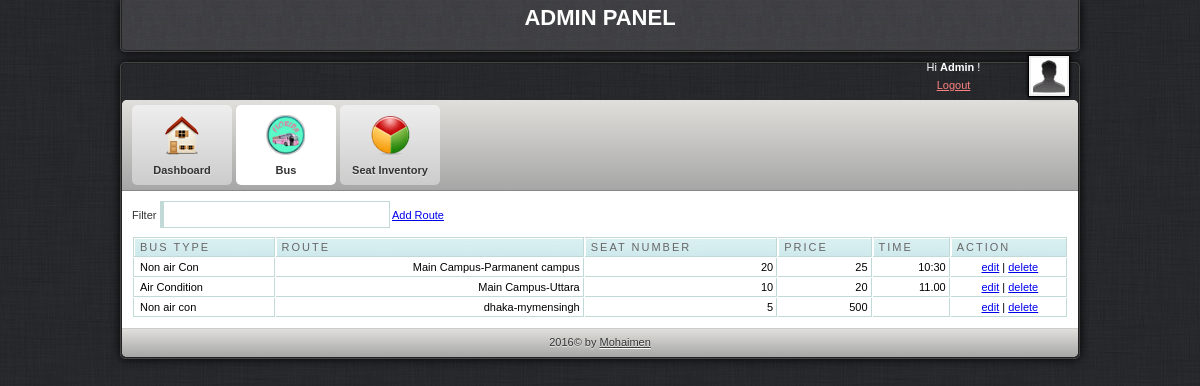
The page /admin/route.php (signed in) on the database its author committed.
### tables this page shows
CREATE TABLE IF NOT EXISTS `route` (
  `id` int(11) NOT NULL AUTO_INCREMENT,
  `route` varchar(300) NOT NULL,
  `price` varchar(30) NOT NULL,
  `numseats` int(30) NOT NULL,
  `type` varchar(300) NOT NULL,
  `time` varchar(100) NOT NULL,
  PRIMARY KEY (`id`)
);

### admin/route.php (the view, shortened to what this page needs)
<html>
<head>
<link href="css/style.css" rel="stylesheet" type="text/css" />
<link rel="stylesheet" href="febe/style.css" type="text/css" media="screen" charset="utf-8">
<link href="src/facebox.css" media="screen" rel="stylesheet" type="text/css" />
</head>
<body>
	<div id="container">
		<div id="adminbar-outer" class="radius-bottom">
			<div id="adminbar" class="radius-bottom">
				<center><h1><font color="#FFFFFF">ADMIN PANEL</font></h1></center>
				<div id="details">
					<a class="avatar" href="javascript: void(0)">
					<img width="36" height="36" alt="avatar" src="img/avatar.jpg">
					</a>
					<div class="tcenter">
					Hi
					<strong>Admin</strong>
					!
					<br>
					<a class="alightred" href="../index.php">Logout</a>
					</div>
				</div>
			</div>
		</div>
		<div id="panel-outer" class="radius" style="opacity: 1;">
			<div id="panel" class="radius">
				<ul class="radius-top clearfix" id="main-menu">
					<li>
						<a href="dashboard.php">
							<img alt="Dashboard" src="img/m-dashboard.png">
							<span>Dashboard</span>
						</a>
					</li>
					<li>
						<a class="active" href="route.php">
							<img alt="Statistics" src="img/m-custom.png">
							<span>Bus</span>
						</a>
					</li>
					<li>
						<a href="setinventory.php">
							<img alt="Statistics" src="img/m-statistics.png">
							<span>Seat Inventory</span>
						</a>
					</li>
				</ul>
				<div id="content" class="clearfix">
					<label for="filter">Filter</label> <input type="text" name="filter" value="" id="filter" />
					<a rel="facebox" href="addroute.php">Add Route</a>
					<table cellpadding="1" cellspacing="1" id="resultTable">
						<thead>
							<tr>
								<th  style="border-left: 1px solid #C1DAD7"> Bus Type </th>
								<th> Route </th>
								<th> Seat Number </th>
								<th> Price </th>
								<th> Time </th>
								<th> Action </th>
							</tr>
						</thead>
						<tbody>
						<?php
							$result = mysql_query("SELECT * FROM route");
							while($row = mysql_fetch_array($result))
								{
									echo '<tr class="record">';
									echo '<td style="border-left: 1px solid #C1DAD7;">'.$row['type'].'</td>';
									echo '<td><div align="right">'.$row['route'].'</div></td>';
									echo '<td><div align="right">'.$row['numseats'].'</div></td>';
									echo '<td><div align="right">'.$row['price'].'</div></td>';
									echo '<td><div align="right">'.$row['time'].'</div></td>';
									echo '<td><div align="center"><a rel="facebox" href="editrutedetails.php?id='.$row['id'].'">edit</a> | <a href="#" id="'.$row['id'].'" class="delbutton" title="Click To Delete">delete</a></div></td>';
									echo '</tr>';
								}
							?>
						</tbody>
					</table>
				</div>
				<div id="footer" class="radius-bottom">
					2016©
					by
					<a class="afooter-link" href="http://localhost/index.php">Mohaimen</a>
				</div>
			</div>
		</div>
	</div>
</body>
</html>

### admin/css/style.css (style rules this page uses)
html, body { background: url("../img/bg.jpg") repeat scroll 0 0 #333333; color: #333333; font-family: Arial,Helvetica,sans-serif; font-size: 11px; line-height: 1.6; margin:0; }
#container { margin: 0 auto; width: 960px; }
#login-container-outer, #container #adminbar-outer, #container #panel-outer { border: 1px solid #444444; box-shadow: 0 0 10px #000000; }
#container #adminbar-outer { background: none repeat scroll 0 0 #403F44; border-top: medium none; margin: 0 0 10px; }
.radius-bottom { border-bottom-left-radius: 5px; border-bottom-right-radius: 5px; }
#login-container, #container #adminbar, #container #panel { border: 1px solid #222222; }
#container #adminbar { background: url("../img/alter-bg.jpg") repeat scroll left top transparent; border-top: medium none; height: 50px; }
.clearfix { clear:both; }
#container #adminbar #details { color: #FFFFFF; float: right; height: 34px; line-height: 18px; padding: 8px; width: 184px; }
#container #adminbar #details a.avatar { background-color: #EEEEEE; border: 1px solid #000000; box-shadow: 0 0 4px #000000; display: block; float: right; height: 36px; margin: -3px 0 0 7px; padding: 2px; width: 36px; }
.tcenter { text-align: center; }
a.alightred { color: #FF8181; }
.radius { border-radius: 5px 5px 5px 5px; }
#container #panel ul#main-menu, #container #panel #footer, #login-extra { background-color: #D5D5D5; background-image: linear-gradient(#E0DFDB, #A6A6A6); }
ul#main-menu { border-bottom: 1px solid #888888; list-style: none outside none; margin: 0; padding: 0 10px; }
.radius-top { border-top-left-radius: 5px; border-top-right-radius: 5px; }
ul#main-menu li { float: left; margin: 5px 4px 5px 0; }
ul#main-menu li a.active { background: none repeat scroll 0 0 #FFFFFF; text-shadow: 0 1px 1px #FFFFFF; }
ul#main-menu li a { background: linear-gradient(#EEEEEE, #CCCCCC) repeat scroll 0 0 #EEEEEE; border-radius: 5px 5px 5px 5px; color: #333333; display: block; font-weight: bold; height: 80px; line-height: 1px; position: relative; text-align: center; text-shadow: 0 1px 1px #EEEEEE; width: 100px; text-decoration:none; }
ul#main-menu li a img { height: 40px; padding: 10px 15px 5px; width: 40px; }
ul#main-menu li a span { display: block; line-height: 20px; padding: 0 0 5px; }
#container #content { padding: 10px; background-color:#ffffff; }
#container #footer { border-top: 1px solid #CCCCCC; color: #333333; margin: 0; padding: 5px; text-align: center; text-shadow: 0 1px 1px #EEEEEE; }
a.afooter-link { color: #333333; text-shadow: 0 1px 1px #FFFFFF; }

### admin/febe/style.css (style rules this page uses)
#resultTable { background-color: white; margin-top: 8px; width: 100%; color:#000000; }
#resultTable th.sortable { background: url("bg_header.jpg") no-repeat scroll 0 0 #CAE8EA; border-bottom: 1px solid #C1DAD7; border-right: 1px solid #C1DAD7; border-top: 1px solid #C1DAD7; color: #4F6B72; font: normal 11px "Trebuchet MS",Verdana,Arial,Helvetica,sans-serif; letter-spacing: 2px; padding: 3px 3px 3px 6px; text-align: left; text-transform: uppercase; color: #666; cursor: pointer; text-decoration: none; }
#resultTable th { background: url("bg_header.jpg") no-repeat scroll 0 0 #CAE8EA; border-bottom: 1px solid #C1DAD7; border-right: 1px solid #C1DAD7; border-top: 1px solid #C1DAD7; color: #4F6B72; font: normal 11px "Trebuchet MS",Verdana,Arial,Helvetica,sans-serif; letter-spacing: 2px; padding: 3px 3px 3px 6px; text-align: left; text-transform: uppercase; color: #666; cursor: pointer; text-decoration: none; }
#resultTable td { border-bottom: 1px solid #C1DAD7; border-right: 1px solid #C1DAD7; padding: 3px 3px 3px 6px; font: normal 11px "Trebuchet MS",Verdana,Arial,Helvetica,sans-serif; }
#resultTable td.odd { font: normal 11px "Trebuchet MS",Verdana,Arial,Helvetica,sans-serif; }
#filter { width: 230px; border: 1px solid #C1DAD7; border-left: 4px solid #C1DAD7; padding:5px; background-image:url('../images/filter.gif'); background-repeat:no-repeat; background-position: 3px 5px; padding-left:20px; }
.clearfix { clear:both; }

### rows shown on the page
route: type "Non air Con", route "Main Campus-Parmanent campus", numseats "20", price "25", time "10:30"
route: type "Air Condition", route "Main Campus-Uttara", numseats "10", price "20", time "11.00"
route: type "Non air con", route "dhaka-mymensingh", numseats "5", price "500"
